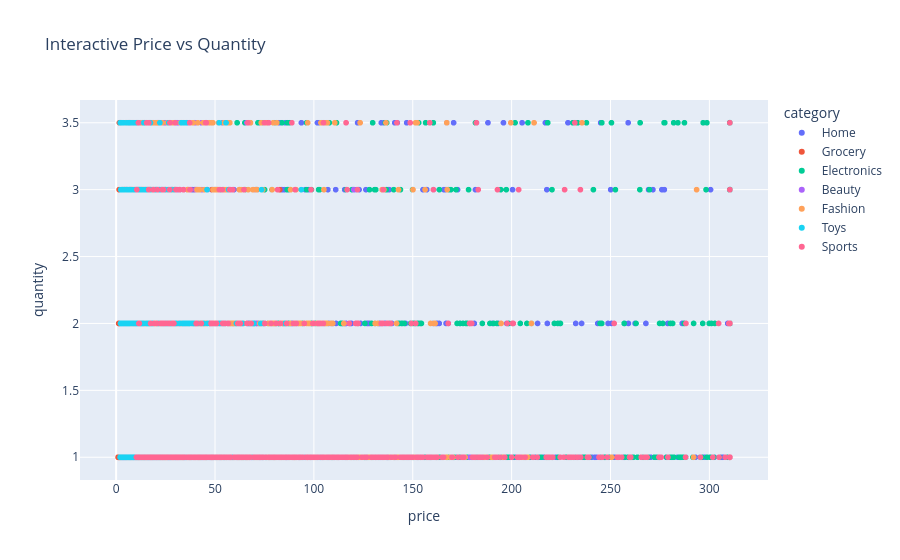

The cell this chart's notebook holds for it:
### Code cell
# Interactive scatter plot: Price vs Quantity
fig = px.scatter(
    df,
    x="price",
    y="quantity",
    color="category",
    hover_data=["product_id", "total_amount"],
    title="Interactive Price vs Quantity"
)

fig.show()

### Figure 1 — Plotly figure (JSON) as saved in the notebook; plotly's stock layout.template omitted (floating-point values rounded to 4 significant figures; data arrays with more than 128 entries replaced by an {"elided": "..."} marker saying what was removed)
{"data": [{"customdata": {"elided": "800x2 mixed values"}, "hovertemplate": "category=Home<br>price=%{x}<br>quantity=%{y}<br>product_id=%{customdata[0]}<br>total_amount=%{customdata[1]}<extra></extra>", "legendgroup": "Home", "marker": {"color": "#636efa", "symbol": "circle"}, "mode": "markers", "name": "Home", "showlegend": true, "type": "scattergl", "x": {"elided": "800 float values"}, "xaxis": "x", "y": {"elided": "800 float values"}, "yaxis": "y"}, {"customdata": {"elided": "596x2 mixed values"}, "hovertemplate": "category=Grocery<br>price=%{x}<br>quantity=%{y}<br>product_id=%{customdata[0]}<br>total_amount=%{customdata[1]}<extra></extra>", "legendgroup": "Grocery", "marker": {"color": "#EF553B", "symbol": "circle"}, "mode": "markers", "name": "Grocery", "showlegend": true, "type": "scattergl", "x": {"elided": "596 float values"}, "xaxis": "x", "y": {"elided": "596 float values"}, "yaxis": "y"}, {"customdata": {"elided": "890x2 mixed values"}, "hovertemplate": "category=Electronics<br>price=%{x}<br>quantity=%{y}<br>product_id=%{customdata[0]}<br>total_amount=%{customdata[1]}<extra></extra>", "legendgroup": "Electronics", "marker": {"color": "#00cc96", "symbol": "circle"}, "mode": "markers", "name": "Electronics", "showlegend": true, "type": "scattergl", "x": {"elided": "890 float values"}, "xaxis": "x", "y": {"elided": "890 float values"}, "yaxis": "y"}, {"customdata": {"elided": "551x2 mixed values"}, "hovertemplate": "category=Beauty<br>price=%{x}<br>quantity=%{y}<br>product_id=%{customdata[0]}<br>total_amount=%{customdata[1]}<extra></extra>", "legendgroup": "Beauty", "marker": {"color": "#ab63fa", "symbol": "circle"}, "mode": "markers", "name": "Beauty", "showlegend": true, "type": "scattergl", "x": {"elided": "551 float values"}, "xaxis": "x", "y": {"elided": "551 float values"}, "yaxis": "y"}, {"customdata": {"elided": "885x2 mixed values"}, "hovertemplate": "category=Fashion<br>price=%{x}<br>quantity=%{y}<br>product_id=%{customdata[0]}<br>total_amount=%{customdata[1]}<extra></extra>", "legendgroup": "Fashion", "marker": {"color": "#FFA15A", "symbol": "circle"}, "mode": "markers", "name": "Fashion", "showlegend": true, "type": "scattergl", "x": {"elided": "885 float values"}, "xaxis": "x", "y": {"elided": "885 float values"}, "yaxis": "y"}, {"customdata": {"elided": "580x2 mixed values"}, "hovertemplate": "category=Toys<br>price=%{x}<br>quantity=%{y}<br>product_id=%{customdata[0]}<br>total_amount=%{customdata[1]}<extra></extra>", "legendgroup": "Toys", "marker": {"color": "#19d3f3", "symbol": "circle"}, "mode": "markers", "name": "Toys", "showlegend": true, "type": "scattergl", "x": {"elided": "580 float values"}, "xaxis": "x", "y": {"elided": "580 float values"}, "yaxis": "y"}, {"customdata": {"elided": "549x2 mixed values"}, "hovertemplate": "category=Sports<br>price=%{x}<br>quantity=%{y}<br>product_id=%{customdata[0]}<br>total_amount=%{customdata[1]}<extra></extra>", "legendgroup": "Sports", "marker": {"color": "#FF6692", "symbol": "circle"}, "mode": "markers", "name": "Sports", "showlegend": true, "type": "scattergl", "x": {"elided": "549 float values"}, "xaxis": "x", "y": {"elided": "549 float values"}, "yaxis": "y"}], "layout": {"legend": {"title": {"text": "category"}, "tracegroupgap": 0}, "title": {"text": "Interactive Price vs Quantity"}, "xaxis": {"anchor": "y", "domain": [0, 1], "title": {"text": "price"}}, "yaxis": {"anchor": "x", "domain": [0, 1], "title": {"text": "quantity"}}}}
